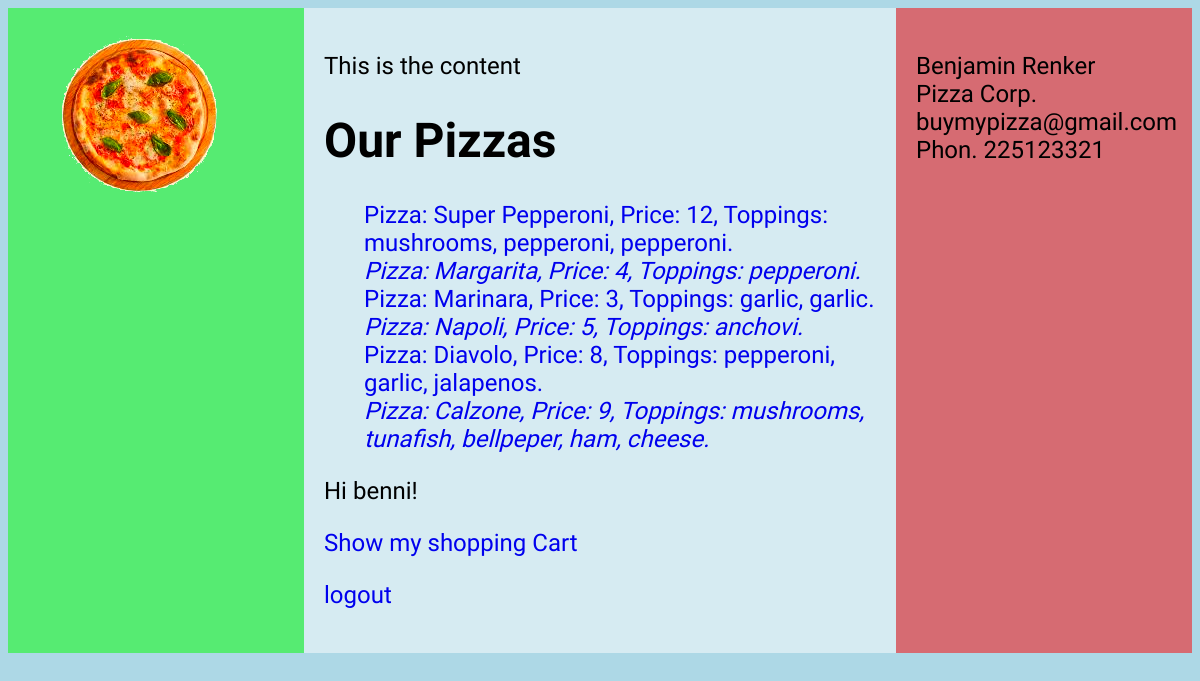
The app's page / (signed in) with its own data.
### orders/models.py (models this page shows)
class Pizza(models.Model):
	name = models.CharField(max_length=64)
	price = models.IntegerField()
	topping = models.ManyToManyField('Topping', through='ToppingAmount', related_name='pizzas', default='none')
	def __str__(self):
		helper = ", ".join(str(seg) for seg in self.topping.all())
		return f"Pizza: {self.name}, Price: {self.price}, Toppings: {helper}."

class Topping(models.Model):
	name = models.CharField(max_length=64)
	def __str__(self):
		return self.name

### orders/views.py (the view)
# urls.py: path("", views.index, name="index"),
def index(request):
    context = {
        "pizzas": Pizza.objects.all()
    }
    return render(request, "orders/index.html", context)

### orders/templates/orders/index.html (shortened to what this page needs)
{% extends 'layout.html' %}
{% block content %}
    <h1>Our Pizzas</h1>
    <ul>
        {% for pizza in pizzas %}
            <li>
                <a href="{% url 'pizza' pizza.id%}">{{ pizza }}</a>
            </li>
        {% endfor %}
    </ul>
{% if user.is_authenticated %}
    Hi {{ user.username }}!
	<p><a href="{% url 'show' %}">Show my shopping Cart</a></p>
    <p><a href="{% url 'logout' %}">logout</a></p>
{% else %}
    <p>You are not logged in</p>
    <a href="{% url 'login' %}">login</a>
    <p>or</p>
    <a href="{% url 'signup' %}">signup</a>
{% endif %}
{% endblock %}

### orders/static/style.css (style rules this page uses)
html { background-color: lightblue; background-image: url("Colosseum.jpg"); background-repeat: no-repeat; background-size: cover; height: 100%; font-size: 2vw; font-family: 'Calistoga', cursive; }
li { list-style-type: none; }
li:nth-child(even) { font-style: oblique; }
a { text-decoration: none; }

### records on screen
Pizza: id+name+price "Pizza: Super Pepperoni, Price: 12, Toppings: mushrooms, pepperoni, pepperoni."
Pizza: id+name+price "Pizza: Margarita, Price: 4, Toppings: pepperoni."
Pizza: id+name+price "Pizza: Marinara, Price: 3, Toppings: garlic, garlic."
Pizza: id+name+price "Pizza: Napoli, Price: 5, Toppings: anchovi."
Pizza: id+name+price "Pizza: Diavolo, Price: 8, Toppings: pepperoni, garlic, jalapenos."
Pizza: id+name+price "Pizza: Calzone, Price: 9, Toppings: mushrooms, tunafish, bellpeper, ham, cheese."

### other values on screen
{{ user.username }} "benni"
